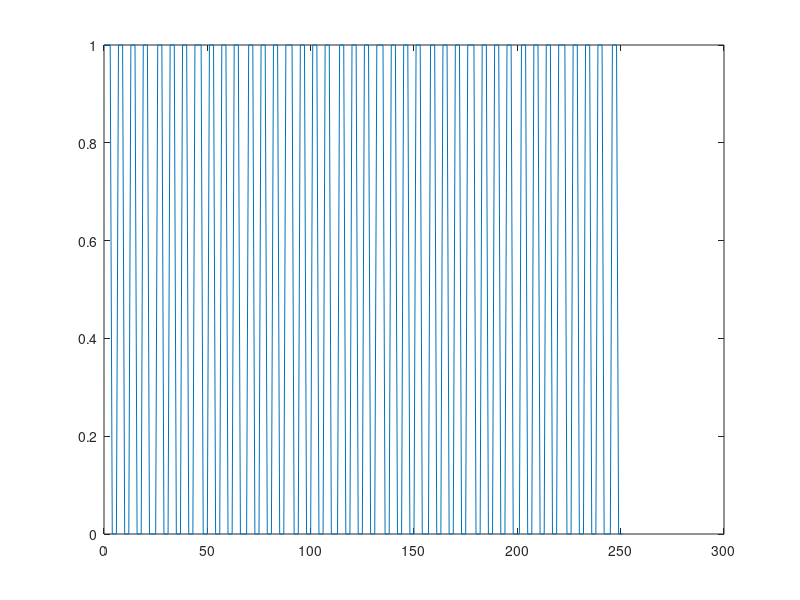

Recreate this plot in MATLAB.
clc
clear
close all

stepCount = 40;

%% Waveform Setup
%{
Creates a wave with frequency of the stepCount for arbitrary amount
of time. Instruction set replicates the wave with 0 for -1 to allow for
direct input to pin control.
%}
t = 0:stepCount*2*pi;
y = square(t,50);

y(y==-1) = 0;
instSet = [y];

%% Plot
figure
plot(t,y)

%% Timing
for i = 1:1:length(instSet)
    fprintf('%i\n',y(i));
    pause(0.001);
end

%% Accurate Timing
for j = 1:1:length(instSet)j
    
    
    fprintf('%i\n',y(i))
    
end

